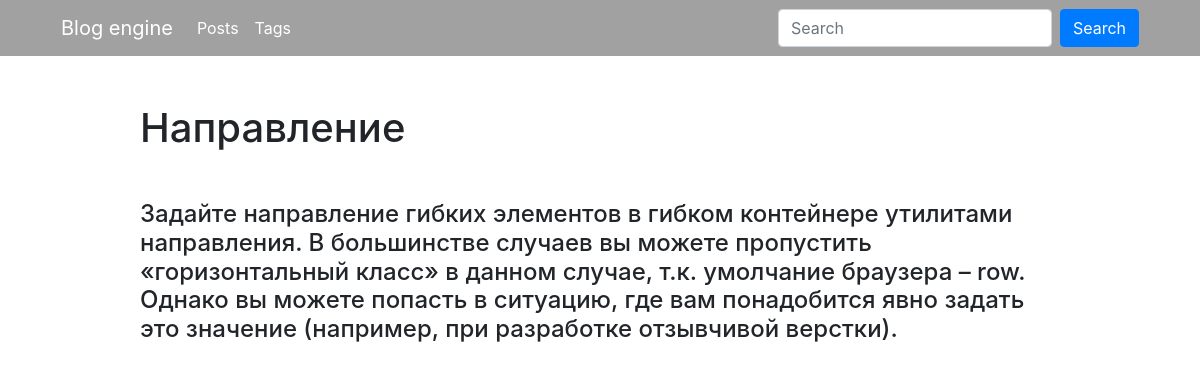
/blog/post/napravlenie/, run on the app's committed database.
### blog/models.py (models this page shows, shortened)
class Post(models.Model):
    title = models.CharField(max_length=150, db_index=True)
    slug = models.SlugField(max_length=150, blank=True, unique=True)
    body = models.TextField(blank=True, db_index=True)
    tags = models.ManyToManyField('Tag', blank=True, related_name='posts')
    date_pub = models.DateTimeField(auto_now_add=True)
    class Meta:
        ordering = ('-date_pub',)

### blog/views.py (the view)
# urls.py: path('post/<str:slug>/', PostDetail.as_view(), name='post_detail_url'),
class PostDetail(ObjectDetailMixin, View):
    model = Post
    template = 'blog/post_detail.html'

### blog/utils.py (called while the page is built)
    def get(self, request, slug):
        obj = get_object_or_404(self.model, slug__iexact=slug)
        return render(request, self.template,
                      context={self.model.__name__.lower(): obj, 'admin_object': obj, 'detail': True})

### blog/templates/blog/post_detail.html (shortened to what this page needs)
{% extends 'blog/base_blog.html' %}
{% block content %}
    <div class="col-lg-10">
        <h1 class="mb-5">
            {{ post.title }}
        </h1>
        <h4>
            {{ post.body }}
        </h4>
    </div>
{% endblock %}

### data on the page
Post: title "Направление", body "Задайте направление гибких элементов в гибком контейнере утилитами направления. В большинстве случаев вы можете пропустить «горизонтальный класс» в данном случае, т.к. умолчание браузера – row. Однако вы можете попасть в ситуацию, где вам понадобится явно задать это значение (например, при разработке отзывчивой верстки)."
